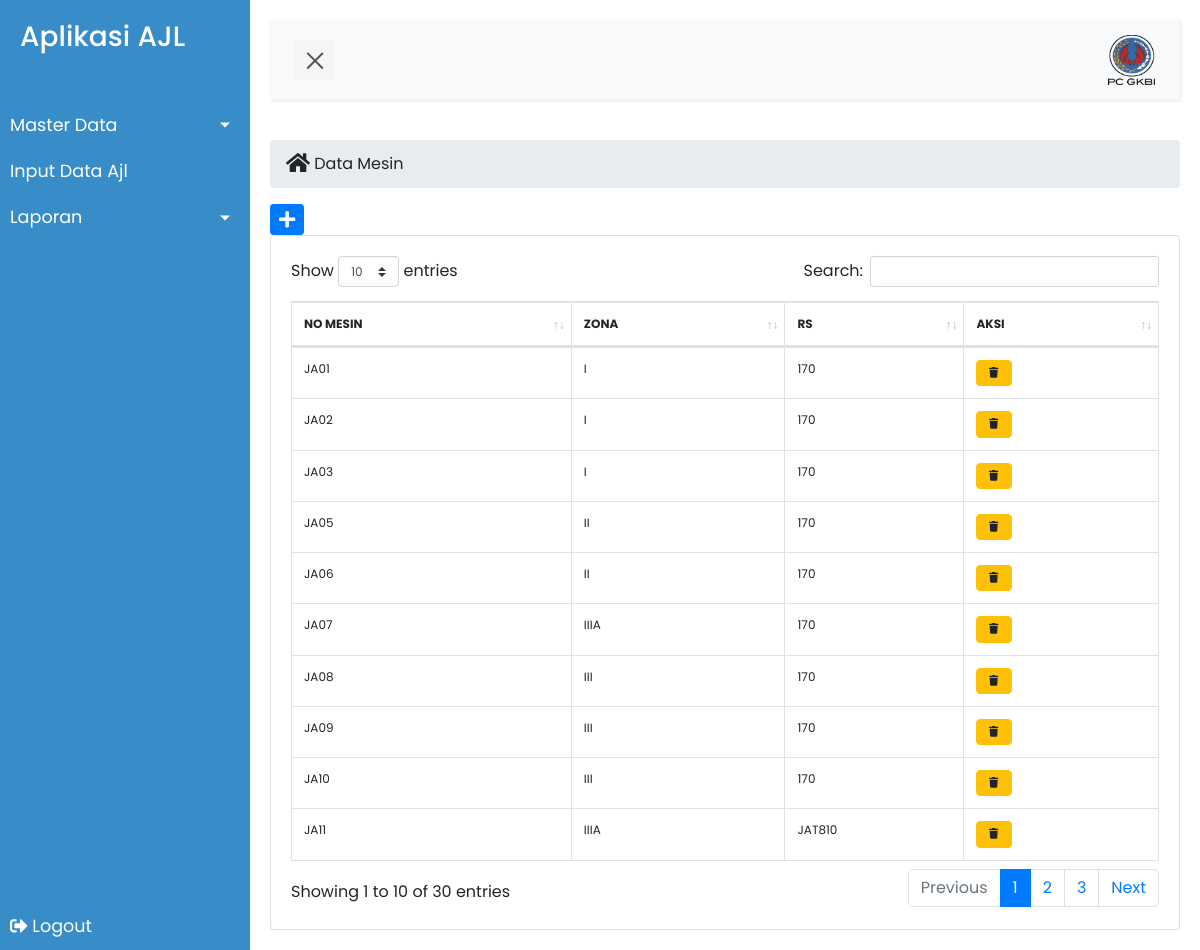
The app's page /index.php/ajl/mesin with its own data.
### tables this page shows
CREATE TABLE `mesin` (
  `no_mesin` varchar(10) NOT NULL,
  `zona` varchar(5) DEFAULT NULL,
  `rs` varchar(8) DEFAULT NULL
);

### application/controllers/ajl/Mesin.php (called while the page is built, shortened)
<?php if ( ! defined('BASEPATH')) exit('No direct script access allowed');
class Mesin extends CI_Controller {
    public function __construct()
    {
        $this->load->model('M_mesin');
        $this->load->helper('url','file');
    }
    public function index()
    {
        $data['dataMesin'] = $this->M_mesin->all();
        $this->load->view('ajl/index');
        $this->load->view('ajl/sidebar');
        $this->load->view('ajl/sidebar_content');
        $this->load->view('ajl/mesin/daftar_mesin', $data);
        $this->load->view('ajl/footer');
    }
}

### index.php (called while the page is built, shortened)
<?php
require_once BASEPATH.'core/CodeIgniter.php';

### application/models/M_mesin.php (called while the page is built, shortened)
<?php if ( ! defined('BASEPATH')) exit('No direct script access allowed');
class M_mesin extends CI_Model {
    public function all(){
        $hasil = $this->db->get('mesin');
        if($hasil->num_rows()>0){
            return $hasil->result();
        }else{
            return array();
        }
    }
    }

### application/views/ajl/mesin/daftar_mesin.php (the view)
<div class="content-wrapper">
   <div class="page-title">
     <div>
       <ul class="breadcrumb side">
       <li><i class="fa fa-home fa-lg"></i></li>
         <li class="active"><a href="#">&nbsp;Data Mesin</a></li>
       </ul>
     </div>
     <div>
     <a class="btn-sm btn btn-primary btn-flat" href="<?=site_url('ajl/mesin/tambah/')?>"><i class="fa fa-lg fa-plus"></i></a>
    </div>
   </div>
   <div class="row">
     <div class="col-md-12">
       <div class="card">
         <div class="card-body">
           <table class="table table-hover table-bordered" id="sampleTable" style="font-size: 12px;">
             <thead>
               <tr>
                 <th>NO MESIN</th>
                 <th>ZONA</th>
                 <th>RS</th>
                 <th>AKSI</th>
               </tr>
             </thead>
             <tbody>
             <?php $i=0; foreach ($dataMesin as $row){ $i++; ?>
               <tr>
                 <td><?=$row->no_mesin?></td>
                 <td><?=$row->zona?></td>
                 <td><?=$row->rs?></td>
                 <td>
                 <a class="btn btn-warning btn-flat" style="font-size: 8px;" href="<?php echo site_url('ajl/mesin/hapus/'.$row->no_mesin) ?>" onclick="return confirm('Yakin Hapus ?')"><i class="fa fa-lg fa-trash"></i></a>
               </td>
               </tr>
             <?php } ?>
             </tbody>
           </table>
         </div>
       </div>
     </div>
   </div>
 </div>

### assets/css/style.css (style rules this page uses)
body { font-family: 'Poppins', sans-serif; }
a, a:hover, a:focus { color: inherit; text-decoration: none; transition: all 0.3s; }

### records on screen
mesin: no_mesin "JA01", zona "I", rs "170"
mesin: no_mesin "JA02", zona "I", rs "170"
mesin: no_mesin "JA03", zona "I", rs "170"
mesin: no_mesin "JA05", zona "II", rs "170"
mesin: no_mesin "JA06", zona "II", rs "170"
mesin: no_mesin "JA07", zona "IIIA", rs "170"
mesin: no_mesin "JA08", zona "III", rs "170"
mesin: no_mesin "JA09", zona "III", rs "170"
mesin: no_mesin "JA10", zona "III", rs "170"
mesin: no_mesin "JA11", zona "IIIA", rs "JAT810"
